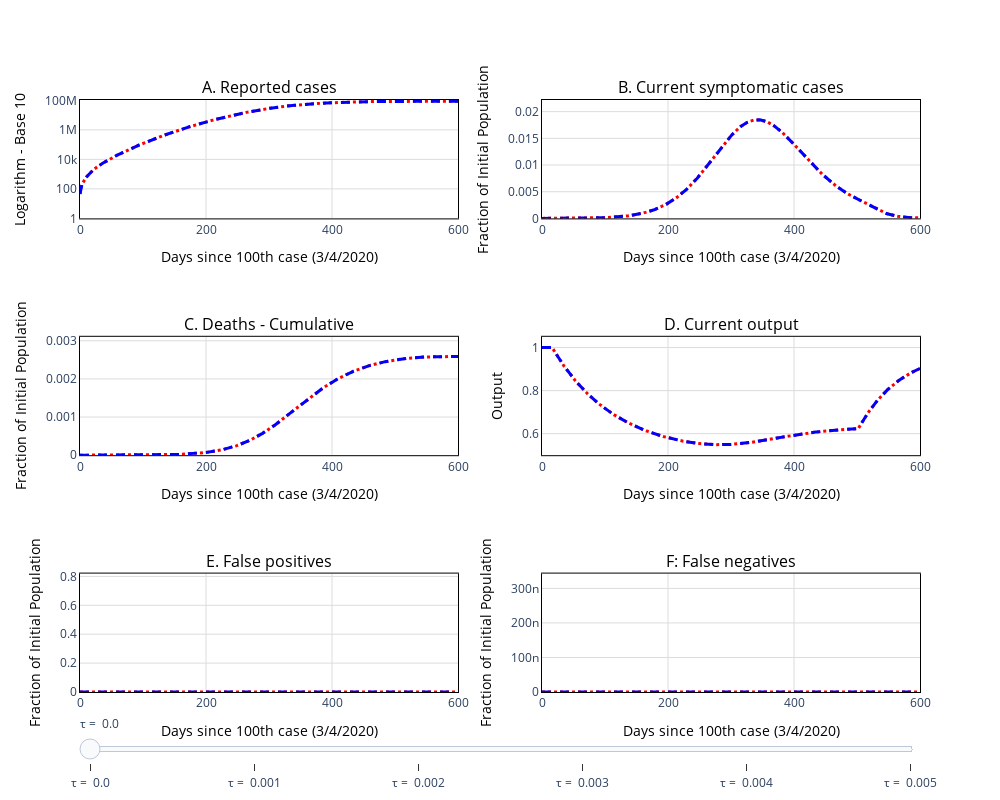

Notebook source saved alongside this figure:
### Code cell
f

### Figure 1 — Plotly figure (JSON) as saved in the notebook; plotly's stock layout.template omitted (floating-point values rounded to 4 significant figures; data arrays with more than 128 entries replaced by an {"elided": "..."} marker saying what was removed)
{"data": [{"line": {"color": "red", "dash": "dot", "width": 3}, "name": "Common Quarantine", "showlegend": true, "type": "scatter", "visible": true, "xaxis": "x", "y": {"elided": "1095 float values"}, "yaxis": "y"}, {"line": {"color": "red", "dash": "dot", "width": 3}, "name": "Common Quarantine", "showlegend": false, "type": "scatter", "visible": true, "xaxis": "x2", "y": {"elided": "1095 float values"}, "yaxis": "y2"}, {"line": {"color": "red", "dash": "dot", "width": 3}, "name": "Common Quarantine", "showlegend": false, "type": "scatter", "visible": true, "xaxis": "x3", "y": {"elided": "1095 float values"}, "yaxis": "y3"}, {"line": {"color": "red", "dash": "dot", "width": 3}, "name": "Common Quarantine", "showlegend": false, "type": "scatter", "visible": true, "xaxis": "x4", "y": {"elided": "1095 float values"}, "yaxis": "y4"}, {"line": {"color": "red", "dash": "dot", "width": 3}, "name": "Common Quarantine", "showlegend": false, "type": "scatter", "visible": true, "xaxis": "x5", "y": {"elided": "1095 float values"}, "yaxis": "y5"}, {"line": {"color": "red", "dash": "dot", "width": 3}, "name": "Common Quarantine", "showlegend": false, "type": "scatter", "visible": true, "xaxis": "x6", "y": {"elided": "1095 int values"}, "yaxis": "y6"}, {"line": {"color": "blue", "dash": "dash", "width": 3}, "name": "Quarantine & Test", "showlegend": true, "type": "scatter", "visible": true, "xaxis": "x", "y": {"elided": "1095 float values"}, "yaxis": "y"}, {"line": {"color": "blue", "dash": "dash", "width": 3}, "name": "Quarantine & Test", "showlegend": false, "type": "scatter", "visible": true, "xaxis": "x2", "y": {"elided": "1095 float values"}, "yaxis": "y2"}, {"line": {"color": "blue", "dash": "dash", "width": 3}, "name": "Quarantine & Test", "showlegend": false, "type": "scatter", "visible": true, "xaxis": "x3", "y": {"elided": "1095 float values"}, "yaxis": "y3"}, {"line": {"color": "blue", "dash": "dash", "width": 3}, "name": "Quarantine & Test", "showlegend": false, "type": "scatter", "visible": true, "xaxis": "x4", "y": {"elided": "1095 float values"}, "yaxis": "y4"}, {"line": {"color": "blue", "dash": "dash", "width": 3}, "name": "Quarantine & Test", "showlegend": false, "type": "scatter", "visible": true, "xaxis": "x5", "y": {"elided": "1095 float values"}, "yaxis": "y5"}, {"line": {"color": "blue", "dash": "dash", "width": 3}, "name": "Quarantine & Test", "showlegend": false, "type": "scatter", "visible": true, "xaxis": "x6", "y": {"elided": "1095 int values"}, "yaxis": "y6"}, {"line": {"color": "blue", "dash": "dash", "width": 3}, "name": "Quarantine & Test", "showlegend": true, "type": "scatter", "visible": false, "xaxis": "x", "y": {"elided": "1095 float values"}, "yaxis": "y"}, {"line": {"color": "blue", "dash": "dash", "width": 3}, "name": "Quarantine & Test", "showlegend": false, "type": "scatter", "visible": false, "xaxis": "x2", "y": {"elided": "1095 float values"}, "yaxis": "y2"}, {"line": {"color": "blue", "dash": "dash", "width": 3}, "name": "Quarantine & Test", "showlegend": false, "type": "scatter", "visible": false, "xaxis": "x3", "y": {"elided": "1095 float values"}, "yaxis": "y3"}, {"line": {"color": "blue", "dash": "dash", "width": 3}, "name": "Quarantine & Test", "showlegend": false, "type": "scatter", "visible": false, "xaxis": "x4", "y": {"elided": "1095 float values"}, "yaxis": "y4"}, {"line": {"color": "blue", "dash": "dash", "width": 3}, "name": "Quarantine & Test", "showlegend": false, "type": "scatter", "visible": false, "xaxis": "x5", "y": {"elided": "1095 float values"}, "yaxis": "y5"}, {"line": {"color": "blue", "dash": "dash", "width": 3}, "name": "Quarantine & Test", "showlegend": false, "type": "scatter", "visible": false, "xaxis": "x6", "y": {"elided": "1095 float values"}, "yaxis": "y6"}, {"line": {"color": "blue", "dash": "dash", "width": 3}, "name": "Quarantine & Test", "showlegend": true, "type": "scatter", "visible": false, "xaxis": "x", "y": {"elided": "1095 float values"}, "yaxis": "y"}, {"line": {"color": "blue", "dash": "dash", "width": 3}, "name": "Quarantine & Test", "showlegend": false, "type": "scatter", "visible": false, "xaxis": "x2", "y": {"elided": "1095 float values"}, "yaxis": "y2"}, {"line": {"color": "blue", "dash": "dash", "width": 3}, "name": "Quarantine & Test", "showlegend": false, "type": "scatter", "visible": false, "xaxis": "x3", "y": {"elided": "1095 float values"}, "yaxis": "y3"}, {"line": {"color": "blue", "dash": "dash", "width": 3}, "name": "Quarantine & Test", "showlegend": false, "type": "scatter", "visible": false, "xaxis": "x4", "y": {"elided": "1095 float values"}, "yaxis": "y4"}, {"line": {"color": "blue", "dash": "dash", "width": 3}, "name": "Quarantine & Test", "showlegend": false, "type": "scatter", "visible": false, "xaxis": "x5", "y": {"elided": "1095 float values"}, "yaxis": "y5"}, {"line": {"color": "blue", "dash": "dash", "width": 3}, "name": "Quarantine & Test", "showlegend": false, "type": "scatter", "visible": false, "xaxis": "x6", "y": {"elided": "1095 float values"}, "yaxis": "y6"}, {"line": {"color": "blue", "dash": "dash", "width": 3}, "name": "Quarantine & Test", "showlegend": true, "type": "scatter", "visible": false, "xaxis": "x", "y": {"elided": "1095 float values"}, "yaxis": "y"}, {"line": {"color": "blue", "dash": "dash", "width": 3}, "name": "Quarantine & Test", "showlegend": false, "type": "scatter", "visible": false, "xaxis": "x2", "y": {"elided": "1095 float values"}, "yaxis": "y2"}, {"line": {"color": "blue", "dash": "dash", "width": 3}, "name": "Quarantine & Test", "showlegend": false, "type": "scatter", "visible": false, "xaxis": "x3", "y": {"elided": "1095 float values"}, "yaxis": "y3"}, {"line": {"color": "blue", "dash": "dash", "width": 3}, "name": "Quarantine & Test", "showlegend": false, "type": "scatter", "visible": false, "xaxis": "x4", "y": {"elided": "1095 float values"}, "yaxis": "y4"}, {"line": {"color": "blue", "dash": "dash", "width": 3}, "name": "Quarantine & Test", "showlegend": false, "type": "scatter", "visible": false, "xaxis": "x5", "y": {"elided": "1095 float values"}, "yaxis": "y5"}, {"line": {"color": "blue", "dash": "dash", "width": 3}, "name": "Quarantine & Test", "showlegend": false, "type": "scatter", "visible": false, "xaxis": "x6", "y": {"elided": "1095 float values"}, "yaxis": "y6"}, {"line": {"color": "blue", "dash": "dash", "width": 3}, "name": "Quarantine & Test", "showlegend": true, "type": "scatter", "visible": false, "xaxis": "x", "y": {"elided": "1095 float values"}, "yaxis": "y"}, {"line": {"color": "blue", "dash": "dash", "width": 3}, "name": "Quarantine & Test", "showlegend": false, "type": "scatter", "visible": false, "xaxis": "x2", "y": {"elided": "1095 float values"}, "yaxis": "y2"}, {"line": {"color": "blue", "dash": "dash", "width": 3}, "name": "Quarantine & Test", "showlegend": false, "type": "scatter", "visible": false, "xaxis": "x3", "y": {"elided": "1095 float values"}, "yaxis": "y3"}, {"line": {"color": "blue", "dash": "dash", "width": 3}, "name": "Quarantine & Test", "showlegend": false, "type": "scatter", "visible": false, "xaxis": "x4", "y": {"elided": "1095 float values"}, "yaxis": "y4"}, {"line": {"color": "blue", "dash": "dash", "width": 3}, "name": "Quarantine & Test", "showlegend": false, "type": "scatter", "visible": false, "xaxis": "x5", "y": {"elided": "1095 float values"}, "yaxis": "y5"}, {"line": {"color": "blue", "dash": "dash", "width": 3}, "name": "Quarantine & Test", "showlegend": false, "type": "scatter", "visible": false, "xaxis": "x6", "y": {"elided": "1095 float values"}, "yaxis": "y6"}, {"line": {"color": "blue", "dash": "dash", "width": 3}, "name": "Quarantine & Test", "showlegend": true, "type": "scatter", "visible": false, "xaxis": "x", "y": {"elided": "1095 float values"}, "yaxis": "y"}, {"line": {"color": "blue", "dash": "dash", "width": 3}, "name": "Quarantine & Test", "showlegend": false, "type": "scatter", "visible": false, "xaxis": "x2", "y": {"elided": "1095 float values"}, "yaxis": "y2"}, {"line": {"color": "blue", "dash": "dash", "width": 3}, "name": "Quarantine & Test", "showlegend": false, "type": "scatter", "visible": false, "xaxis": "x3", "y": {"elided": "1095 float values"}, "yaxis": "y3"}, {"line": {"color": "blue", "dash": "dash", "width": 3}, "name": "Quarantine & Test", "showlegend": false, "type": "scatter", "visible": false, "xaxis": "x4", "y": {"elided": "1095 float values"}, "yaxis": "y4"}, {"line": {"color": "blue", "dash": "dash", "width": 3}, "name": "Quarantine & Test", "showlegend": false, "type": "scatter", "visible": false, "xaxis": "x5", "y": {"elided": "1095 float values"}, "yaxis": "y5"}, {"line": {"color": "blue", "dash": "dash", "width": 3}, "name": "Quarantine & Test", "showlegend": false, "type": "scatter", "visible": false, "xaxis": "x6", "y": {"elided": "1095 float values"}, "yaxis": "y6"}], "layout": {"annotations": [{"font": {"color": "black", "size": 16}, "showarrow": false, "text": "A. Reported cases", "x": 0.225, "xanchor": "center", "xref": "paper", "y": 1, "yanchor": "bottom", "yref": "paper"}, {"font": {"color": "black", "size": 16}, "showarrow": false, "text": "B. Current symptomatic cases", "x": 0.775, "xanchor": "center", "xref": "paper", "y": 1, "yanchor": "bottom", "yref": "paper"}, {"font": {"color": "black", "size": 16}, "showarrow": false, "text": "C. Deaths - Cumulative", "x": 0.225, "xanchor": "center", "xref": "paper", "y": 0.6, "yanchor": "bottom", "yref": "paper"}, {"font": {"color": "black", "size": 16}, "showarrow": false, "text": "D. Current output", "x": 0.775, "xanchor": "center", "xref": "paper", "y": 0.6, "yanchor": "bottom", "yref": "paper"}, {"font": {"color": "black", "size": 16}, "showarrow": false, "text": "E. False positives", "x": 0.225, "xanchor": "center", "xref": "paper", "y": 0.2, "yanchor": "bottom", "yref": "paper"}, {"font": {"color": "black", "size": 16}, "showarrow": false, "text": "F: False negatives", "x": 0.775, "xanchor": "center", "xref": "paper", "y": 0.2, "yanchor": "bottom", "yref": "paper"}], "height": 800, "plot_bgcolor": "rgba(0,0,0,0)", "showlegend": false, "sliders": [{"steps": [{"args": [{"visible": [true, true, true, true, true, true, true, true, true, true, true, true, "legendonly", "legendonly", "legendonly", "legendonly", "legendonly", "legendonly", "legendonly", "legendonly", "legendonly", "legendonly", "legendonly", "legendonly", "legendonly", "legendonly", "legendonly", "legendonly", "legendonly", "legendonly", "legendonly", "legendonly", "legendonly", "legendonly", "legendonly", "legendonly", "legendonly", "legendonly", "legendonly", "legendonly", "legendonly", "legendonly"]}, {"showlegend": [true, "False", "False", "False", "False", "False", true, "False", "False", "False", "False", "False", "False", "False", "False", "False", "False", "False", "False", "False", "False", "False", "False", "False", "False", "False", "False", "False", "False", "False", "False", "False", "False", "False", "False", "False", "False", "False", "False", "False", "False", "False"]}], "label": "τ = \n0.0", "method": "restyle"}, {"args": [{"visible": [true, true, true, true, true, true, "legendonly", "legendonly", "legendonly", "legendonly", "legendonly", "legendonly", true, true, true, true, true, true, "legendonly", "legendonly", "legendonly", "legendonly", "legendonly", "legendonly", "legendonly", "legendonly", "legendonly", "legendonly", "legendonly", "legendonly", "legendonly", "legendonly", "legendonly", "legendonly", "legendonly", "legendonly", "legendonly", "legendonly", "legendonly", "legendonly", "legendonly", "legendonly"]}, {"showlegend": [true, "False", "False", "False", "False", "False", "False", "False", "False", "False", "False", "False", true, "False", "False", "False", "False", "False", "False", "False", "False", "False", "False", "False", "False", "False", "False", "False", "False", "False", "False", "False", "False", "False", "False", "False", "False", "False", "False", "False", "False", "False"]}], "label": "τ = \n0.001", "method": "restyle"}, {"args": [{"visible": [true, true, true, true, true, true, "legendonly", "legendonly", "legendonly", "legendonly", "legendonly", "legendonly", "legendonly", "legendonly", "legendonly", "legendonly", "legendonly", "legendonly", true, true, true, true, true, true, "legendonly", "legendonly", "legendonly", "legendonly", "legendonly", "legendonly", "legendonly", "legendonly", "legendonly", "legendonly", "legendonly", "legendonly", "legendonly", "legendonly", "legendonly", "legendonly", "legendonly", "legendonly"]}, {"showlegend": [true, "False", "False", "False", "False", "False", "False", "False", "False", "False", "False", "False", "False", "False", "False", "False", "False", "False", true, "False", "False", "False", "False", "False", "False", "False", "False", "False", "False", "False", "False", "False", "False", "False", "False", "False", "False", "False", "False", "False", "False", "False"]}], "label": "τ = \n0.002", "method": "restyle"}, {"args": [{"visible": [true, true, true, true, true, true, "legendonly", "legendonly", "legendonly", "legendonly", "legendonly", "legendonly", "legendonly", "legendonly", "legendonly", "legendonly", "legendonly", "legendonly", "legendonly", "legendonly", "legendonly", "legendonly", "legendonly", "legendonly", true, true, true, true, true, true, "legendonly", "legendonly", "legendonly", "legendonly", "legendonly", "legendonly", "legendonly", "legendonly", "legendonly", "legendonly", "legendonly", "legendonly"]}, {"showlegend": [true, "False", "False", "False", "False", "False", "False", "False", "False", "False", "False", "False", "False", "False", "False", "False", "False", "False", "False", "False", "False", "False", "False", "False", true, "False", "False", "False", "False", "False", "False", "False", "False", "False", "False", "False", "False", "False", "False", "False", "False", "False"]}], "label": "τ = \n0.003", "method": "restyle"}, {"args": [{"visible": [true, true, true, true, true, true, "legendonly", "legendonly", "legendonly", "legendonly", "legendonly", "legendonly", "legendonly", "legendonly", "legendonly", "legendonly", "legendonly", "legendonly", "legendonly", "legendonly", "legendonly", "legendonly", "legendonly", "legendonly", "legendonly", "legendonly", "legendonly", "legendonly", "legendonly", "legendonly", true, true, true, true, true, true, "legendonly", "legendonly", "legendonly", "legendonly", "legendonly", "legendonly"]}, {"showlegend": [true, "False", "False", "False", "False", "False", "False", "False", "False", "False", "False", "False", "False", "False", "False", "False", "False", "False", "False", "False", "False", "False", "False", "False", "False", "False", "False", "False", "False", "False", true, "False", "False", "False", "False", "False", "False", "False", "False", "False", "False", "False"]}], "label": "τ = \n0.004", "method": "restyle"}, {"args": [{"visible": [true, true, true, true, true, true, "legendonly", "legendonly", "legendonly", "legendonly", "legendonly", "legendonly", "legendonly", "legendonly", "legendonly", "legendonly", "legendonly", "legendonly", "legendonly", "legendonly", "legendonly", "legendonly", "legendonly", "legendonly", "legendonly", "legendonly", "legendonly", "legendonly", "legendonly", "legendonly", "legendonly", "legendonly", "legendonly", "legendonly", "legendonly", "legendonly", true, true, true, true, true, true]}, {"showlegend": [true, "False", "False", "False", "False", "False", "False", "False", "False", "False", "False", "False", "False", "False", "False", "False", "False", "False", "False", "False", "False", "False", "False", "False", "False", "False", "False", "False", "False", "False", "False", "False", "False", "False", "False", "False", true, "False", "False", "False", "False", "False"]}], "label": "τ = \n0.005", "method": "restyle"}]}], "width": 1000, "xaxis": {"anchor": "y", "domain": [0, 0.45], "gridcolor": "rgb(220,220,220)", "linecolor": "black", "linewidth": 1, "mirror": true, "range": [0, 600], "showline": true, "title": {"font": {"color": "black"}, "text": "Days since 100th case (3/4/2020)"}}, "xaxis2": {"anchor": "y2", "domain": [0.55, 1], "gridcolor": "rgb(220,220,220)", "linecolor": "black", "linewidth": 1, "mirror": true, "range": [0, 600], "showline": true, "title": {"font": {"color": "black"}, "text": "Days since 100th case (3/4/2020)"}}, "xaxis3": {"anchor": "y3", "domain": [0, 0.45], "gridcolor": "rgb(220,220,220)", "linecolor": "black", "linewidth": 1, "mirror": true, "range": [0, 600], "showline": true, "title": {"font": {"color": "black"}, "text": "Days since 100th case (3/4/2020)"}}, "xaxis4": {"anchor": "y4", "domain": [0.55, 1], "gridcolor": "rgb(220,220,220)", "linecolor": "black", "linewidth": 1, "mirror": true, "range": [0, 600], "showline": true, "title": {"font": {"color": "black"}, "text": "Days since 100th case (3/4/2020)"}}, "xaxis5": {"anchor": "y5", "domain": [0, 0.45], "gridcolor": "rgb(220,220,220)", "linecolor": "black", "linewidth": 1, "mirror": true, "range": [0, 600], "showline": true, "title": {"font": {"color": "black"}, "text": "Days since 100th case (3/4/2020)"}}, "xaxis6": {"anchor": "y6", "domain": [0.55, 1], "gridcolor": "rgb(220,220,220)", "linecolor": "black", "linewidth": 1, "mirror": true, "range": [0, 600], "showline": true, "title": {"font": {"color": "black"}, "text": "Days since 100th case (3/4/2020)"}}, "yaxis": {"anchor": "x", "domain": [0.8, 1], "gridcolor": "rgb(220,220,220)", "linecolor": "black", "linewidth": 1, "mirror": true, "range": [0, 8.023], "showline": true, "title": {"font": {"color": "black"}, "text": "Logarithm - Base 10"}, "type": "log"}, "yaxis2": {"anchor": "x2", "domain": [0.8, 1], "gridcolor": "rgb(220,220,220)", "linecolor": "black", "linewidth": 1, "mirror": true, "range": [0, 0.02219], "showline": true, "title": {"font": {"color": "black"}, "text": "Fraction of Initial Population"}}, "yaxis3": {"anchor": "x3", "domain": [0.4, 0.6], "gridcolor": "rgb(220,220,220)", "linecolor": "black", "linewidth": 1, "mirror": true, "range": [0, 0.003105], "showline": true, "title": {"font": {"color": "black"}, "text": "Fraction of Initial Population"}}, "yaxis4": {"anchor": "x4", "domain": [0.4, 0.6], "gridcolor": "rgb(220,220,220)", "linecolor": "black", "linewidth": 1, "mirror": true, "range": [0.5, 1.05], "showline": true, "title": {"font": {"color": "black"}, "text": "Output"}}, "yaxis5": {"anchor": "x5", "domain": [0, 0.2], "gridcolor": "rgb(220,220,220)", "linecolor": "black", "linewidth": 1, "mirror": true, "range": [0, 0.8194], "showline": true, "title": {"font": {"color": "black"}, "text": "Fraction of Initial Population"}}, "yaxis6": {"anchor": "x6", "domain": [0, 0.2], "gridcolor": "rgb(220,220,220)", "linecolor": "black", "linewidth": 1, "mirror": true, "range": [0, 3.429e-07], "showline": true, "title": {"font": {"color": "black"}, "text": "Fraction of Initial Population"}}}}
